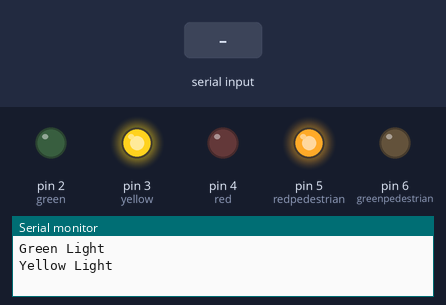
The sketch below on a simulated Arduino Uno, built with avr-gcc and run on an emulated ATmega328P. Parts: output pins drawn as LEDs (lit = HIGH), the last lines printed to the serial monitor. The test bench sets the inputs (shaded band).

Above: at 4.1 s.
At 9.0 s:
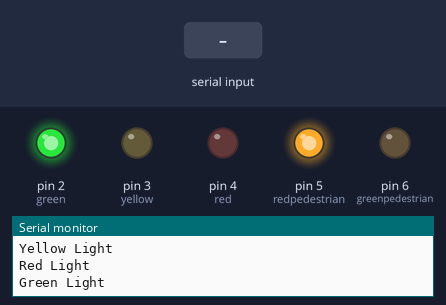
9.1 s: "Stop" received over Serial
At 14.1 s:
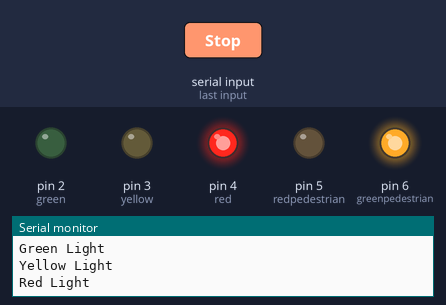
Timing chart, 0 to 31.5 s (numbered marks = the images above; inputs shaded):
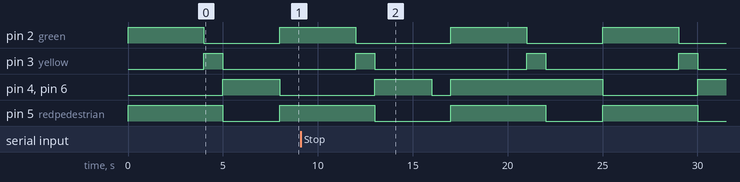

Measured:
- by itself, pin 3 (yellow): alternates HIGH for 1.0 s and LOW for 7.5 s

The sketch:

Traffic_lights.ino
```cpp
/*
Αυτός ο κωδικός σχεδιάστηκε από τον Γιώργο Κεφάλα.
Προορίζεται για ακαδημαϊκή χρήση στο Τμήμα Πληροφορικής και Τηλεπικοινωνιών του Πανεπιστημίου
Ιωαννίνων
*/
/*
Αυτός ο κώδικας σχεδιάστηκε και εκτελέστηκε στο πρόγραμμα Arduino έκδοσης 1.8.17
Σχεδιάστηκε για χρήση με το Arduino UNO R3
*/
String stop;
int green = 2;//leds
int yellow = 3;//leds
int red = 4;//leds
int redpedestrian= 5;//leds
int greenpedestrian= 6;//leds
void setup(){Serial.begin(9600);
  pinMode(green,OUTPUT);
  pinMode(yellow,OUTPUT);
  pinMode(red,OUTPUT);
  pinMode(redpedestrian,OUTPUT);
  pinMode(greenpedestrian,OUTPUT);
  }
  void loop(){
  digitalWrite(green,HIGH);//ΠΡΑΣΙΝΟ ΦΩΣ ΑΝΟΙΧΤΟ
  Serial.print ("Green Light\n");//ΕΜΦΑΝΙΣΕ ΠΡΑΣΙΝΟ ΦΩΣ
  digitalWrite(redpedestrian,HIGH);//ΚΟΚΚΙΝΟ ΦΩΣ ΠΕΖΩΝ ΑΝΟΙΧΤΟ
  delay(4000);//ΚΑΘΥΣΤΕΡΗΣΗ 4 SEC ΓΙΑ ΠΡΑΣΙΝΟ ΦΩΣ
  digitalWrite(green,LOW);//ΠΡΑΣΙΝΟ ΦΩΣ ΚΛΕΙΣΤΟ
  digitalWrite(yellow,HIGH);//ΚΙΤΡΙΝΟ ΦΩΣ ΑΝΟΙΧΤΟ
  Serial.print ("Yellow Light\n");//ΕΜΦΑΝΙΣΕ ΚΙΤΡΙΝΟ ΦΩΣ
  delay(1000);//ΚΑΘΥΣΤΕΡΗΣΗ 1 SEC ΓΙΑ ΚΙΤΡΙΝΟ ΦΩΣ
  digitalWrite(yellow,LOW);//ΚΙΤΡΙΝΟ ΦΩΣ ΚΛΕΙΣΤΟ
  digitalWrite(redpedestrian,LOW);//ΚΟΚΚΙΝΟ ΦΩΣ ΠΕΖΩΝ ΚΛΕΙΣΤΟ
  digitalWrite(red,HIGH);//ΚΟΚΚΙΝΟ ΦΩΣ ΑΝΟΙΧΤΟ
  Serial.print ("Red Light\n");//ΕΜΦΑΝΙΣΕ ΚΟΚΚΙΝΟ ΦΩΣ
  digitalWrite(greenpedestrian,HIGH);//ΠΡΑΣΙΝΟ ΦΩΣ ΠΕΖΩΝ ΑΝΟΙΧΤΟ
  delay(3000);//ΚΑΘΥΣΤΕΡΗΣΗ 3 SEC ΓΙΑ ΚΟΚΚΙΝΟ ΦΩΣ
  digitalWrite(red,LOW);//ΚΟΚΚΙΝΟ ΦΩΣ ΚΛΕΙΣΤΟ
  digitalWrite(greenpedestrian,LOW);//ΠΡΑΣΙΝΟ ΦΩΣ ΠΕΖΩΝ ΚΛΕΙΣΤΟ

  if (Serial.available() >0){//ΓΙΑ ΣΤΟΠ

  Serial.println("Stop");
  stop = Serial.readString();

  if(stop == "Stop")//ΟΤΑΝ ΣΤΟΠ
  {
   digitalWrite(green, LOW);//ΠΡΑΣΙΝΟ ΦΩΣ ΚΛΕΙΣΤΟ
   digitalWrite(greenpedestrian, HIGH);//ΠΡΑΣΙΝΟ ΦΩΣ ΠΕΖΩΝ ΑΝΟΙΧΤΟ
   digitalWrite(yellow, LOW);//ΚΙΤΡΙΝΟ ΦΩΣ ΚΛΕΙΣΤΟ
   digitalWrite(red, HIGH);//ΚΟΚΚΙΝΟ ΦΩΣ ΑΝΟΙΧΤΟ
   digitalWrite(redpedestrian, LOW);//ΚΟΚΚΙΝΟ ΦΩΣ ΠΕΖΩΝ ΚΛΕΙΣΤΟ
  }}
  }
```
